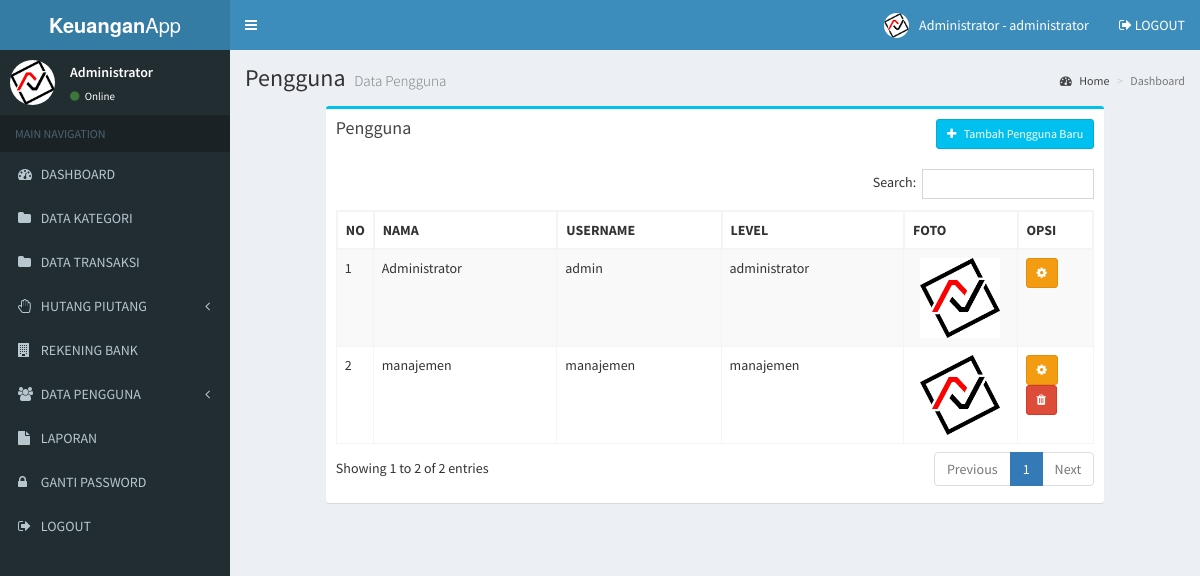
The page /admin/user.php (signed in) on the database its author committed.
### tables this page shows
CREATE TABLE `user` (
  `user_id` int(11) NOT NULL AUTO_INCREMENT,
  `user_nama` varchar(100) NOT NULL,
  `user_username` varchar(100) NOT NULL,
  `user_password` varchar(100) NOT NULL,
  `user_foto` varchar(100) DEFAULT NULL,
  `user_level` varchar(20) NOT NULL,
  PRIMARY KEY (`user_id`)
);

### admin/user.php (the view)
<?php include 'header.php'; ?>
<div class="content-wrapper">
  <section class="content-header">
    <h1>
      Pengguna
      <small>Data Pengguna</small>
    </h1>
    <ol class="breadcrumb">
      <li><a href="#"><i class="fa fa-dashboard"></i> Home</a></li>
      <li class="active">Dashboard</li>
    </ol>
  </section>
  <section class="content">
    <div class="row">
      <section class="col-lg-10 col-lg-offset-1">
        <div class="box box-info">
          <div class="box-header">
            <h3 class="box-title">Pengguna</h3>
            <a href="user_tambah.php" class="btn btn-info btn-sm pull-right"><i class="fa fa-plus"></i> &nbsp Tambah Pengguna Baru</a>
          </div>
          <div class="box-body">
            <div class="table-responsive">
              <table class="table table-bordered table-striped" id="table-datatable">
                <thead>
                  <tr>
                    <th width="1%">NO</th>
                    <th>NAMA</th>
                    <th>USERNAME</th>
                    <th>LEVEL</th>
                    <th width="15%">FOTO</th>
                    <th width="10%">OPSI</th>
                  </tr>
                </thead>
                <tbody>
                  <?php
                  include '../koneksi.php';
                  $no=1;
                  $data = mysqli_query($koneksi,"SELECT * FROM user");
                  while($d = mysqli_fetch_array($data)){
                    ?>
                    <tr>
                      <td><?php echo $no++; ?></td>
                      <td><?php echo $d['user_nama']; ?></td>
                      <td><?php echo $d['user_username']; ?></td>
                      <td><?php echo $d['user_level']; ?></td>
                      <td>
                        <center>
                          <?php if($d['user_foto'] == ""){ ?>
                            <img src="../gambar/sistem/user.png" style="width: 80px;height: auto">
                          <?php }else{ ?>
                            <img src="../gambar/user/<?php echo $d['user_foto'] ?>" style="width: 80px;height: auto">
                          <?php } ?>
                        </center>
                      </td>
                      <td>
                        <a class="btn btn-warning btn-sm" href="user_edit.php?id=<?php echo $d['user_id'] ?>"><i class="fa fa-cog"></i></a>
                        <?php if($d['user_id'] != 1){ ?>
                          <a class="btn btn-danger btn-sm" href="user_hapus.php?id=<?php echo $d['user_id'] ?>"><i class="fa fa-trash"></i></a>
                        <?php } ?>
                      </td>
                    </tr>
                    <?php
                  }
                  ?>
                </tbody>
              </table>
            </div>
          </div>
        </div>
      </section>
    </div>
  </section>
</div>
<?php include 'footer.php'; ?>

### admin/header.php (shortened to what this page needs)
<!DOCTYPE html>
<html>
<head>
  <link rel="stylesheet" href="../assets/bower_components/bootstrap/dist/css/bootstrap.min.css">
  <link rel="stylesheet" href="../assets/bower_components/font-awesome/css/font-awesome.min.css">
  <link rel="stylesheet" href="../assets/bower_components/Ionicons/css/ionicons.min.css">
  <link rel="stylesheet" href="../assets/dist/css/AdminLTE.min.css">
  <link rel="stylesheet" href="../assets/bower_components/datatables.net-bs/css/dataTables.bootstrap.min.css">
  <link rel="stylesheet" href="../assets/dist/css/skins/_all-skins.min.css">
  <link rel="stylesheet" href="../assets/bower_components/morris.js/morris.css">
  <link rel="stylesheet" href="../assets/bower_components/jvectormap/jquery-jvectormap.css">
  <link rel="stylesheet" href="../assets/bower_components/bootstrap-datepicker/dist/css/bootstrap-datepicker.min.css">
  <link rel="stylesheet" href="../assets/bower_components/bootstrap-daterangepicker/daterangepicker.css">
  <link rel="stylesheet" href="../assets/plugins/bootstrap-wysihtml5/bootstrap3-wysihtml5.min.css">
  <?php
  include '../koneksi.php';
  ?>
</head>
<body class="hold-transition skin-blue sidebar-mini">
  <div class="wrapper">
    <header class="main-header">
      <a href="index.php" class="logo">
        <span class="logo-lg"><b>Keuangan</b>App</span>
      </a>
      <nav class="navbar navbar-static-top">
        <a href="#" class="sidebar-toggle" data-toggle="push-menu" role="button">
        </a>
        <div class="navbar-custom-menu">
          <ul class="nav navbar-nav">
            <li class="dropdown user user-menu">
              <a href="#" class="dropdown-toggle" data-toggle="dropdown">
                <?php
                $id_user = $_SESSION['id'];
                $profil = mysqli_query($koneksi,"select * from user where user_id='$id_user'");
                $profil = mysqli_fetch_assoc($profil);
                if($profil['user_foto'] == ""){
                  ?>
                  <img src="../gambar/sistem/user.png" class="user-image">
                <?php }else{ ?>
                  <img src="../gambar/user/<?php echo $profil['user_foto'] ?>" class="user-image">
                <?php } ?>
                <span class="hidden-xs"><?php echo $_SESSION['nama']; ?> - <?php echo $_SESSION['level']; ?></span>
              </a>
            </li>
            <li>
              <a href="logout.php"><i class="fa fa-sign-out"></i> LOGOUT</a>
            </li>
          </ul>
        </div>
      </nav>
    </header>
    <aside class="main-sidebar">
      <section class="sidebar">
        <div class="user-panel">
          <div class="pull-left image">
            <?php
            $id_user = $_SESSION['id'];
            $profil = mysqli_query($koneksi,"select * from user where user_id='$id_user'");
            $profil = mysqli_fetch_assoc($profil);
            if($profil['user_foto'] == ""){
              ?>
              <img src="../gambar/sistem/user.png" class="img-circle">
            <?php }else{ ?>
              <img src="../gambar/user/<?php echo $profil['user_foto'] ?>" class="img-circle" style="max-height:45px">
            <?php } ?>
          </div>
          <div class="pull-left info">
            <p><?php echo $_SESSION['nama']; ?></p>
            <a href="#"><i class="fa fa-circle text-success"></i> Online</a>
          </div>
        </div>
        <ul class="sidebar-menu" data-widget="tree">
          <li class="header">MAIN NAVIGATION</li>
          <li>
            <a href="index.php">
              <i class="fa fa-dashboard"></i> <span>DASHBOARD</span>
            </a>
          </li>
          <li>
            <a href="kategori.php">
              <i class="fa fa-folder"></i> <span>DATA KATEGORI</span>
            </a>
          </li>
          <li>
            <a href="transaksi.php">
              <i class="fa fa-folder"></i> <span>DATA TRANSAKSI</span>
            </a>
          </li>
          <li class="treeview">
            <a href="#">
              <i class="fa fa-hand-paper-o"></i>
              <span>HUTANG PIUTANG</span>
              <span class="pull-right-container">
                <i class="fa fa-angle-left pull-right"></i>
              </span>
            </a>
          </li>
          <li>
            <a href="bank.php">
              <i class="fa fa-building"></i> <span>REKENING BANK</span>
            </a>
          </li>
          <li class="treeview">
            <a href="#">
              <i class="fa fa-users"></i>
              <span>DATA PENGGUNA</span>
              <span class="pull-right-container">
                <i class="fa fa-angle-left pull-right"></i>
              </span>
            </a>
          </li>
          <li>
            <a href="laporan.php">
              <i class="fa fa-file"></i> <span>LAPORAN</span>
            </a>
          </li>
          <li>
            <a href="gantipassword.php">
              <i class="fa fa-lock"></i> <span>GANTI PASSWORD</span>
            </a>
          </li>
          <li>
            <a href="logout.php">
              <i class="fa fa-sign-out"></i> <span>LOGOUT</span>
            </a>
          </li>
        </ul>
      </section>
    </aside>

### admin/footer.php (shortened to what this page needs)
</div>
</body>
</html>

### admin/header.php (style rules this page uses)
#table-datatable { width: 100% !important; }
#table-datatable .sorting_disabled { border: 1px solid #f4f4f4; }

### rows shown on the page
user: user_foto (picture), user_nama "Administrator", user_username "admin", user_level "administrator"
user: user_nama "manajemen", user_username "manajemen", user_level "manajemen", user_foto (picture)

### other values the page prints
$_SESSION['nama'] "Administrator"
$_SESSION['level'] "administrator"
